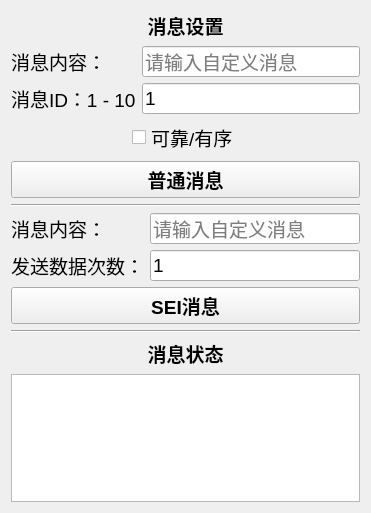
<?xml version="1.0" encoding="UTF-8"?>
<ui version="4.0">
 <class>TestCustomMessageDialog</class>
 <widget class="QDialog" name="TestCustomMessageDialog">
  <property name="geometry">
   <rect>
    <x>0</x>
    <y>0</y>
    <width>371</width>
    <height>513</height>
   </rect>
  </property>
  <property name="windowTitle">
   <string>自定义消息</string>
  </property>
  <property name="styleSheet">
   <string notr="true"/>
  </property>
  <layout class="QVBoxLayout" name="verticalLayout">
   <item>
    <widget class="QLabel" name="label_4">
     <property name="sizePolicy">
      <sizepolicy hsizetype="Preferred" vsizetype="Fixed">
       <horstretch>0</horstretch>
       <verstretch>0</verstretch>
      </sizepolicy>
     </property>
     <property name="font">
      <font>
       <pointsize>14</pointsize>
       <weight>75</weight>
       <bold>true</bold>
      </font>
     </property>
     <property name="layoutDirection">
      <enum>Qt::RightToLeft</enum>
     </property>
     <property name="text">
      <string>消息设置</string>
     </property>
     <property name="alignment">
      <set>Qt::AlignCenter</set>
     </property>
    </widget>
   </item>
   <item>
    <layout class="QGridLayout" name="gridLayout">
     <item row="0" column="1">
      <widget class="QLineEdit" name="lineEditCmdMsg">
       <property name="font">
        <font>
         <pointsize>14</pointsize>
        </font>
       </property>
       <property name="text">
        <string notr="true"/>
       </property>
       <property name="placeholderText">
        <string>请输入自定义消息</string>
       </property>
      </widget>
     </item>
     <item row="0" column="0">
      <widget class="QLabel" name="label">
       <property name="font">
        <font>
         <pointsize>14</pointsize>
        </font>
       </property>
       <property name="text">
        <string>消息内容：</string>
       </property>
       <property name="alignment">
        <set>Qt::AlignLeading|Qt::AlignLeft|Qt::AlignVCenter</set>
       </property>
      </widget>
     </item>
     <item row="2" column="1">
      <widget class="QLineEdit" name="lineEditCmdId">
       <property name="font">
        <font>
         <pointsize>14</pointsize>
        </font>
       </property>
       <property name="text">
        <string notr="true">1</string>
       </property>
       <property name="placeholderText">
        <string>请输入消息ID</string>
       </property>
      </widget>
     </item>
     <item row="2" column="0">
      <widget class="QLabel" name="label_2">
       <property name="font">
        <font>
         <pointsize>14</pointsize>
        </font>
       </property>
       <property name="text">
        <string>消息ID：1 - 10</string>
       </property>
       <property name="alignment">
        <set>Qt::AlignLeading|Qt::AlignLeft|Qt::AlignVCenter</set>
       </property>
      </widget>
     </item>
    </layout>
   </item>
   <item>
    <layout class="QHBoxLayout" name="horizontalLayout">
     <item>
      <spacer name="horizontalSpacer">
       <property name="orientation">
        <enum>Qt::Horizontal</enum>
       </property>
       <property name="sizeHint" stdset="0">
        <size>
         <width>40</width>
         <height>20</height>
        </size>
       </property>
      </spacer>
     </item>
     <item>
      <widget class="QCheckBox" name="checkBoxReliableAndOrdered">
       <property name="font">
        <font>
         <pointsize>14</pointsize>
        </font>
       </property>
       <property name="text">
        <string>可靠/有序</string>
       </property>
      </widget>
     </item>
     <item>
      <spacer name="horizontalSpacer_2">
       <property name="orientation">
        <enum>Qt::Horizontal</enum>
       </property>
       <property name="sizeHint" stdset="0">
        <size>
         <width>40</width>
         <height>20</height>
        </size>
       </property>
      </spacer>
     </item>
    </layout>
   </item>
   <item>
    <widget class="QPushButton" name="pushButtonSendCmdMsg">
     <property name="sizePolicy">
      <sizepolicy hsizetype="Preferred" vsizetype="Fixed">
       <horstretch>0</horstretch>
       <verstretch>0</verstretch>
      </sizepolicy>
     </property>
     <property name="font">
      <font>
       <pointsize>14</pointsize>
       <weight>75</weight>
       <bold>true</bold>
      </font>
     </property>
     <property name="focusPolicy">
      <enum>Qt::NoFocus</enum>
     </property>
     <property name="text">
      <string>普通消息</string>
     </property>
    </widget>
   </item>
   <item>
    <widget class="Line" name="line_2">
     <property name="orientation">
      <enum>Qt::Horizontal</enum>
     </property>
    </widget>
   </item>
   <item>
    <layout class="QGridLayout" name="gridLayout_2">
     <item row="1" column="0">
      <widget class="QLabel" name="label_3">
       <property name="font">
        <font>
         <pointsize>14</pointsize>
        </font>
       </property>
       <property name="text">
        <string>发送数据次数：</string>
       </property>
       <property name="alignment">
        <set>Qt::AlignLeading|Qt::AlignLeft|Qt::AlignVCenter</set>
       </property>
      </widget>
     </item>
     <item row="1" column="1">
      <widget class="QLineEdit" name="lineEditRepeatCount">
       <property name="font">
        <font>
         <pointsize>14</pointsize>
        </font>
       </property>
       <property name="text">
        <string notr="true">1</string>
       </property>
       <property name="placeholderText">
        <string>请输入发送次数</string>
       </property>
      </widget>
     </item>
     <item row="0" column="0">
      <widget class="QLabel" name="label_6">
       <property name="font">
        <font>
         <pointsize>14</pointsize>
        </font>
       </property>
       <property name="text">
        <string>消息内容：</string>
       </property>
      </widget>
     </item>
     <item row="0" column="1">
      <widget class="QLineEdit" name="lineEditSEIMsg">
       <property name="font">
        <font>
         <pointsize>14</pointsize>
        </font>
       </property>
       <property name="placeholderText">
        <string>请输入自定义消息</string>
       </property>
      </widget>
     </item>
    </layout>
   </item>
   <item>
    <widget class="QPushButton" name="pushButtonSendSEIMsg">
     <property name="sizePolicy">
      <sizepolicy hsizetype="Preferred" vsizetype="Fixed">
       <horstretch>0</horstretch>
       <verstretch>0</verstretch>
      </sizepolicy>
     </property>
     <property name="font">
      <font>
       <pointsize>14</pointsize>
       <weight>75</weight>
       <bold>true</bold>
      </font>
     </property>
     <property name="focusPolicy">
      <enum>Qt::NoFocus</enum>
     </property>
     <property name="text">
      <string>SEI消息</string>
     </property>
    </widget>
   </item>
   <item>
    <widget class="Line" name="line">
     <property name="orientation">
      <enum>Qt::Horizontal</enum>
     </property>
    </widget>
   </item>
   <item>
    <widget class="QLabel" name="label_5">
     <property name="sizePolicy">
      <sizepolicy hsizetype="Preferred" vsizetype="Maximum">
       <horstretch>0</horstretch>
       <verstretch>0</verstretch>
      </sizepolicy>
     </property>
     <property name="font">
      <font>
       <pointsize>14</pointsize>
       <weight>75</weight>
       <bold>true</bold>
      </font>
     </property>
     <property name="layoutDirection">
      <enum>Qt::RightToLeft</enum>
     </property>
     <property name="text">
      <string>消息状态</string>
     </property>
     <property name="alignment">
      <set>Qt::AlignCenter</set>
     </property>
    </widget>
   </item>
   <item>
    <widget class="QTextBrowser" name="textBrowserMsgDetail"/>
   </item>
   <item>
    <spacer name="verticalSpacer">
     <property name="orientation">
      <enum>Qt::Vertical</enum>
     </property>
     <property name="sizeHint" stdset="0">
      <size>
       <width>20</width>
       <height>40</height>
      </size>
     </property>
    </spacer>
   </item>
  </layout>
 </widget>
 <resources/>
 <connections/>
</ui>
